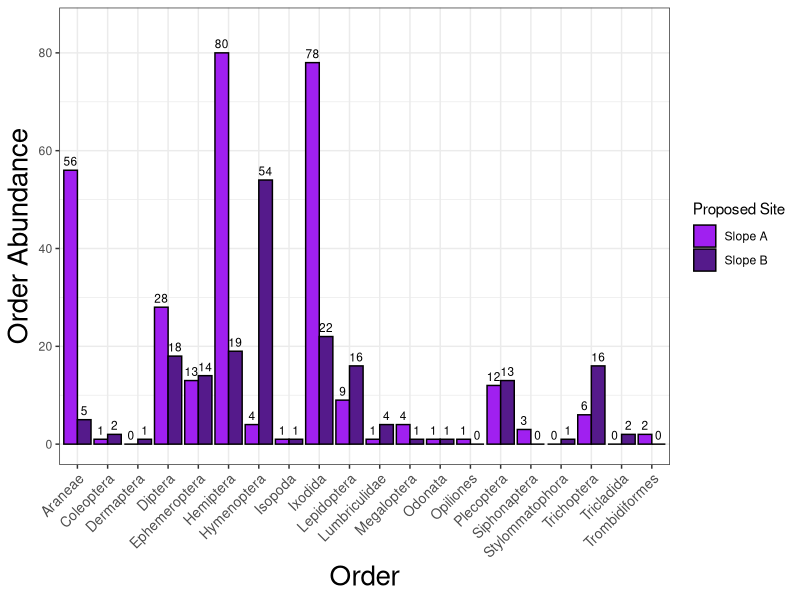

Write R code to recreate this figure. (Note: this script raises an error after producing the figure.)
# clear environment
rm(list=ls())

# import packages needed
library(ggplot2)
library(dplyr)
library(vegan)
library(tidyr)
library(tibble)
library(cowplot)
# ...

# import full data set
arran_data_full <- read.csv('./Data/arran_data_full.csv')
# check the data set
head(arran_data_full)

# check data types
str(arran_data_full)
arran_data_full$eventID <- as.factor(arran_data_full$eventID)
arran_data_full$site <- as.factor(arran_data_full$site)
arran_data_full$samplingProtocol <- as.factor(arran_data_full$samplingProtocol)
arran_data_full$vernacularName <- as.factor(arran_data_full$vernacularName)
arran_data_full$individualCount <- as.numeric(arran_data_full$individualCount)
# ... need to finish
str(arran_data_full)

# create subsets of the data

vert_data <- arran_data_full %>% slice(236:302)
# for total number of vertebrate species use vert_data
# but for counts or diversity yse vert_count_data
vert_count_data <- vert_data %>% slice(47:67)




# ANALYSIS OF INVERTEBRATE BIODIVERSITY 
# subset the data on invertebrates
invert_data <- arran_data_full %>% slice(1:235)

# remove any instances witch could not be identified to order
invert_data <- invert_data %>%
  filter(order != "")

# abundances of each invertebrate order
invert_abundances <- invert_data %>%
  group_by(site, order) %>%
  summarise(total_count = sum(individualCount), .groups = "drop")
# add zeros for orders not present on one slope but present on another
invert_abundances <- invert_abundances %>%
  complete(order, site, fill = list(total_count = 0))

# plot abundances of each invertebrate order
invert_order_abundance_plot1 <- ggplot(invert_abundances, aes(x = order, y = total_count, fill = site)) +
  geom_bar(stat = "identity", position = "dodge", colour = "black") +
  ylim(0,85) +
  geom_text(
    aes(label = total_count),
    position = position_dodge(width = 0.9), # Adjust text position to align with bars
    vjust = -0.5, # Position text slightly above the bars
    size = 3      # Adjust text size
  ) +
  labs(x = "Order", y = "Order Abundance") +
  scale_fill_manual(values = c("Slope A" = "purple", "Slope B" = "purple4"), name = "Proposed Site") +
  theme_bw() +
  theme(axis.text.x = element_text(angle = 45, vjust = 1, hjust=1, size = 10)) +
  theme(axis.title = element_text(size = 20))


# calculate alpha diversity (here number of unique orders) for each site
invert_alpha_div <- invert_data %>%
  group_by(site) %>% # Group by site
  summarise(no_orders = n_distinct(order), .groups = "drop") # Count unique species

# analysis of invertebrate data - sweep netting
# subset of dataset including only data collected on terrestrial invertebrates using sweep netting techniques
invert_sweep_data1 <- invert_data[(1:26),]
invert_sweep_data2 <- invert_data[(49:126),]
invert_sweep_data <- rbind(invert_sweep_data1, invert_sweep_data2)
# remove any instances witch could not be identified to order
invert_sweep_data <- invert_sweep_data %>%
  filter(order != "")
# abundances of each invertebrate order
invert_sweep_abundances <- invert_sweep_data %>%
  group_by(site, order) %>%
  summarise(total_count = sum(individualCount), .groups = "drop")
# add zeros for orders not present on one slope but present on another
invert_sweep_abundances <- invert_sweep_abundances %>%
  complete(order, site, fill = list(total_count = 0))
# plot this data
invert_sweep_abundances_plot <- ggplot(invert_sweep_abundances, aes(x = order, y = total_count, fill = site)) +
  geom_bar(stat = "identity", position = "dodge", colour = "black") +
  ylim(0, 85) +            # Set y-axis limits from 0 to 500
  geom_text(
    aes(label = total_count),
    position = position_dodge(width = 0.9), # Adjust text position to align with bars
    vjust = -0.5, # Position text slightly above the bars
    size = 3      # Adjust text size
  ) +
  labs(x = "Order", y = "Order Abundance", title = "Terrestrial Sweep Netting") +
  scale_fill_manual(values = c("Slope A" = "purple", "Slope B" = "purple4"), name = "Proposed Site") +
  theme_bw() +
  theme(axis.text.x = element_text(angle = 45, vjust = 1, hjust=1, size = 10)) +
  theme(axis.title = element_text(size = 15), plot.title= element_text(size = 15, face = "bold"))
# calculate alpha diversity ( number of unique orders) for each site
invert_sweep_div <- invert_sweep_data %>%
  group_by(site) %>% # Group by site
  summarise(no_orders = n_distinct(order), .groups = "drop") # Count unique species

# analysis of invertebrate data - moth traps
invert_moth_data <- invert_data[(27:48), ]
# remove any instances witch could not be identified to order
invert_moth_data <- invert_moth_data %>%
  filter(order != "")
# abundances of each invertebrate order
invert_moth_abundances <- invert_moth_data %>%
  group_by(site, order) %>%
  summarise(total_count = sum(individualCount), .groups = "drop")
# add zeros for orders not present on one slope but present on another
invert_moth_abundances <- invert_moth_abundances %>%
  complete(order, site, fill = list(total_count = 0))
# plot this data
invert_moth_abundances_plot <- ggplot(invert_moth_abundances, aes(x = order, y = total_count, fill = site)) +
  geom_bar(stat = "identity", position = "dodge", colour = "black") +
  ylim(0, 18) +
  geom_text(
    aes(label = total_count),
    position = position_dodge(width = 0.9), # Adjust text position to align with bars
    vjust = -0.5, # Position text slightly above the bars
    size = 3      # Adjust text size
  ) +
  labs(x = "Order", y = "Order Abundance", title = "Moth Trap Sampling") +
  scale_fill_manual(values = c("Slope A" = "purple", "Slope B" = "purple4"), name = "Proposed Site") +
  theme_bw() +
  theme(axis.text.x = element_text(angle = 45, vjust = 1, hjust=1, size = 10)) +
  theme(axis.title = element_text(size = 15), plot.title= element_text(size = 15, face = "bold"))
# calculate alpha diversity ( number of unique orders) for each site
invert_moth_div <- invert_moth_data %>%
  group_by(site) %>% # Group by site
  summarise(no_orders = n_distinct(order), .groups = "drop") # Count unique species

# analysis of invertebrate data - streams
invert_stream_data <- invert_data[(127:204), ]
# remove any instances witch could not be identified to order
invert_stream_data <- invert_stream_data %>%
  filter(order != "")
# abundances of each invertebrate order
invert_stream_abundances <- invert_stream_data %>%
  group_by(site, order) %>%
  summarise(total_count = sum(individualCount), .groups = "drop")
# add zeros for orders not present on one slope but present on another
invert_stream_abundances <- invert_stream_abundances %>%
  complete(order, site, fill = list(total_count = 0))
# plot this data
invert_stream_abundances_plot <- ggplot(invert_stream_abundances, aes(x = order, y = total_count, fill = site)) +
  geom_bar(stat = "identity", position = "dodge", colour = "black") +
  ylim(0, 17) +
  geom_text(
    aes(label = total_count),
    position = position_dodge(width = 0.9), # Adjust text position to align with bars
    vjust = -0.5, # Position text slightly above the bars
    size = 3      # Adjust text size
  ) +
  labs(x = "Order", y = "Order Abundance", title = "Stream Kick Sampling") +
  scale_fill_manual(values = c("Slope A" = "purple", "Slope B" = "purple4"), name = "Proposed Site") +
  theme_bw() +
  theme(axis.text.x = element_text(angle = 45, vjust = 1, hjust=1, size = 10)) +
  theme(axis.title = element_text(size = 15), plot.title= element_text(size = 15, face = "bold"))
# calculate alpha diversity ( number of unique orders) for each site
invert_stream_div <- invert_stream_data %>%
  group_by(site) %>% # Group by site
  summarise(no_orders = n_distinct(order), .groups = "drop") # Count unique species

# analysis of invertebrate data - bog
invert_bog_data <- invert_data[(205:223), ]
# remove any instances witch could not be identified to order
invert_bog_data <- invert_bog_data %>%
  filter(order != "")
# abundances of each invertebrate order
invert_bog_abundances <- invert_bog_data %>%
  group_by(site, order) %>%
  summarise(total_count = sum(individualCount), .groups = "drop")
# add zeros for orders not present on one slope but present on another
invert_bog_abundances <- invert_bog_abundances %>%
  complete(order, site, fill = list(total_count = 0))
# plot this data
invert_bog_abundances_plot <- ggplot(invert_bog_abundances, aes(x = order, y = total_count, fill = site)) +
  geom_bar(stat = "identity", position = "dodge", colour = "black") +
  ylim(0, 25) +
  geom_text(
    aes(label = total_count),
    position = position_dodge(width = 0.9), # Adjust text position to align with bars
    vjust = -0.5, # Position text slightly above the bars
    size = 3      # Adjust text size
  ) +
  labs(x = "Order", y = "Order Abundance", title = "Bog Sampling") +
  scale_fill_manual(values = c("Slope A" = "purple", "Slope B" = "purple4"), name = "Proposed Site") +
  theme_bw() +
  theme(axis.text.x = element_text(angle = 45, vjust = 1, hjust=1, size = 10)) +
  theme(axis.title = element_text(size = 15), plot.title= element_text(size = 15, face = "bold"))
# calculate alpha diversity ( number of unique orders) for each site
invert_bog_div <- invert_bog_data %>%
  group_by(site) %>% # Group by site
  summarise(no_orders = n_distinct(order), .groups = "drop") # Count unique species

# combine all invert habitat order abundances
# call relevant plots, in panel display
invert_order_abundance_plot2 <- plot_grid(invert_sweep_abundances_plot, invert_moth_abundances_plot, invert_stream_abundances_plot, invert_bog_abundances_plot, labels = "AUTO")

# combine all invert habitat order diversities
invert_sweep_div$sample <- c("Terrestrial Sweep Netting")
invert_moth_div$sample <- c("Moth Traps")
invert_stream_div$sample <- c("Stream Kick Sampling")
invert_bog_div_nrow <- data.frame(site = "Slope B", no_orders = 0)
invert_bog_div <- rbind(invert_bog_div, invert_bog_div_nrow)
invert_bog_div$sample <- c("Bog Sampling")
invert_alpha_div$sample <- c("Total Slope Sample")
invert_sample_div <- rbind(invert_sweep_div, invert_moth_div, invert_stream_div, invert_bog_div, invert_alpha_div)
# plot invert div data
invert_sample_div$sample <- factor(invert_sample_div$sample, levels = c("Terrestrial Sweep Netting", "Moth Traps", "Stream Kick Sampling", "Bog Sampling", "Total Slope Sample"))
invert_order_richness_plot <- ggplot(invert_sample_div, aes(x = sample, y = no_orders, fill = site)) +
  geom_bar(stat = "identity", position = "dodge", colour = "black") +
  ylim(0, 18) +
  geom_text(
    aes(label = no_orders),
    position = position_dodge(width = 0.9), # Adjust text position to align with bars
    vjust = -0.5, # Position text slightly above the bars
    size = 3      # Adjust text size
  ) +
  labs(x = "Sampling Method", y = "Order Richness") + 
  scale_fill_manual(values = c("Slope A" = "purple", "Slope B" = "purple4"), name = "Proposed Site") +
  theme_bw() +
  theme(axis.title = element_text(size = 15), axis.text.x = element_text(size = 10))




# ANALYSIS OF VERTEBRATE BIODIVERSITY
 
# remove camera trap data due to small sample size
vert_count_data <- vert_count_data %>%
  filter(samplingProtocol != "Camera traps")

# rearrange for total count for each species by slope
vert_abundances <- vert_count_data %>%
  group_by(site, vernacularName) %>%
  summarise(total_count = sum(individualCount), .groups = "drop")

# add zeros for orders not present on one slope but present on another
vert_abundances <- vert_abundances %>%
  mutate(vernacularName = as.character(vernacularName),
         site = as.character(site)
  ) %>%
  complete(vernacularName, site, fill = list(total_count = 0))

vert_abundances$vernacularName <- factor(vert_abundances$vernacularName, levels = c("Common pipistrelle", "Soprano pipistrelle", "Nathusius' pipistrelle", "Mouse-eared bats", "Brown long-eared bat"))
vert_abundances_plot <- ggplot(vert_abundances, aes(x = vernacularName, y = total_count, fill = site)) +
  geom_bar(stat = "identity", position = "dodge", colour = "black") +
  ylim(0,17600) +
  geom_text(
    aes(label = total_count),
    position = position_dodge(width = 0.9), # Adjust text position to align with bars
    vjust = -0.5, # Position text slightly above the bars
    size = 3      # Adjust text size
  ) +
  labs(x = "Bat Species*", y = "Species Call Occurrence") +
  scale_fill_manual(values = c("Slope A" = "purple", "Slope B" = "purple4"), name = "Proposed Site") +
  theme_bw() +
  theme(axis.title = element_text(size = 15), axis.text.x = element_text(size = 10))


# number of vertebrate species present on each slope, from all data
vert_alpha_div <- vert_data %>%
  group_by(site) %>% # Group by site
  summarise(no_species = n_distinct(vernacularName), .groups = "drop") # Count unique species

# transect vertebrate data
vert_transect_data <- vert_data[(1:46), ]
# no abundance data for this sampling technique, so cannot plot this
# calculate alpha diversity (number of unique orders) for each site
vert_transect_div <- vert_transect_data %>%
  group_by(site) %>% # Group by site
  summarise(no_species = n_distinct(vernacularName), .groups = "drop") # Count unique species

# audiomoth vertebrate data
vert_audiomoth_data <- vert_data[(47:65), ]
# abundances done above
# calculate alpha diversity (number of unique orders) for each site
vert_audiomoth_div <- vert_audiomoth_data %>%
  group_by(site) %>% # Group by site
  summarise(no_species = n_distinct(vernacularName), .groups = "drop") # Count unique species

# camera trap vertebrate data
vert_camera_data <- vert_data[(66:67), ]
# not doing abundances as only 2 species
# calculate alpha diversity (number of unique orders) for each site
vert_camera_div <- vert_camera_data %>%
  group_by(site) %>% # Group by site
  summarise(no_species = n_distinct(vernacularName), .groups = "drop") # Count unique species

# combine all invert habitat order diversities
vert_transect_div$sample <- c("Transect Walking")
vert_audiomoth_div$sample <- c("Audiomoths")
vert_camera_div$sample <- c("Camera Traps")
vert_alpha_div$sample <- c("Total Slope Sample")
vert_total_div <- vert_alpha_div
vert_sample_div <- rbind(vert_transect_div, vert_audiomoth_div, vert_camera_div, vert_total_div)

# plot vert div data
vert_sample_div$sample <- factor(vert_sample_div$sample, levels = c("Transect Walking", "Audiomoths", "Camera Traps", "Total Slope Sample"))
vert_richness_plot <- ggplot(vert_sample_div, aes(x = sample, y = no_species, fill = site)) +
  geom_bar(stat = "identity", position = "dodge", colour = "black") +
  ylim(0, 26) +
  geom_text(
    aes(label = no_species),
    position = position_dodge(width = 0.9), # Adjust text position to align with bars
    vjust = -0.5, # Position text slightly above the bars
    size = 3      # Adjust text size
  ) +
  labs(x = "Sampling Method", y = "Species Richness") + 
  scale_fill_manual(values = c("Slope A" = "purple", "Slope B" = "purple4"), name = "Proposed Site") +
  theme_bw() +
  theme(axis.title = element_text(size = 15), axis.text.x = element_text(size = 10))




# BETA DIVERSITY

# remove vertebrate presence data, as this cannot be used to calculate diversity
arran_data_full2 <- arran_data_full[-(236:281), ]

# calculate order abundances
arran_order_abundance <- arran_data_full2 %>%
  group_by(site, order) %>% # Group by site
  summarise(total_count = sum(individualCount), .groups = "drop") # sum abundance of each unique class
# remove empty rows of data - i.e. samples where nothing was found
arran_order_abundance <- arran_order_abundance %>%
  filter(total_count != 0)
arran_order_abundance <- arran_order_abundance[-1,]

# rearrange order abundance data set
arran_data_rearranged <- arran_order_abundance %>%
  tidyr::pivot_wider(names_from = order, values_from = total_count, values_fill = 0) %>%
  column_to_rownames(var = "site")

# Set the 'site' column as row names using tibble's function
rownames(arran_data_rearranged) <- arran_data_rearranged$site
#arran_data_rearranged <- arran_data_rearranged[, -1]  # Remove the 'site' column

# shannons
arran_shannons <- diversity(arran_data_rearranged[,1:11])
arran_shannons <- as.numeric(arran_shannons)

shannons_slopeA <- arran_shannons[2]
shannons_slopeB <- arran_shannons[1]

# simpsons
arran_simpsons <- diversity(arran_data_rearranged[,1:11], index = "simpson")
arran_simpsons <- as.numeric(arran_simpsons)

simpsons_slopeA <- arran_simpsons[2]
simpsons_slopeB <- arran_simpsons[1]

# combine indices into one dataframe
arran_diversity_indicies <- data.frame(diversity_index = character(0), Slope_A = numeric(0), Slope_B = numeric(0))
arran_shannons <- data.frame(diversity_index = "shannons", Slope_A = shannons_slopeA, Slope_B = shannons_slopeB)
arran_simpsons <- data.frame(diversity_index = "simpsons", Slope_A = simpsons_slopeA, Slope_B = simpsons_slopeB)
arran_diversity_indicies <- rbind(arran_diversity_indicies, arran_shannons, arran_simpsons)
# Slope A has higher diversity

arran_diversity_indicies$sample <- c("Total Slope Diversity")


# repeat for sweep netting only
invert_sweep_abundances

invert_sweep_data_rearranged <- invert_sweep_abundances %>%
  tidyr::pivot_wider(names_from = order, values_from = total_count, values_fill = 0) %>%
  column_to_rownames(var = "site")
# Set the 'site' column as row names using tibble's function
rownames(invert_sweep_data_rearranged) <- invert_sweep_data_rearranged$site
# shannons
invert_sweep_shannons <- diversity(invert_sweep_data_rearranged)
invert_sweep_shannons_slopeA <- invert_sweep_shannons[2]
invert_sweep_shannons_slopeB <- invert_sweep_shannons[1]
# simpsons
invert_sweep_simpsons <- diversity(invert_sweep_data_rearranged, index = "simpson")
invert_sweep_simpsons_slopeA <- invert_sweep_simpsons[2]
invert_sweep_simpsons_slopeB <- invert_sweep_simpsons[1]
# combine moth indices
invert_sweep_div_indices <- data.frame(diversity_index = character(0), Slope_A = numeric(0), Slope_B = numeric(0), sample = character(0))
invert_sweep_shannons <- data.frame(diversity_index = "shannons", Slope_A = invert_sweep_shannons_slopeA, Slope_B = invert_sweep_shannons_slopeB, sample = "Terrestrial Sweep Netting")
invert_sweep_simpsons <- data.frame(diversity_index = "simpsons", Slope_A = invert_sweep_simpsons_slopeA, Slope_B = invert_sweep_simpsons_slopeB, sample = "Terrestrial Sweep Netting")
invert_sweep_diversity_indices <- rbind(invert_sweep_div_indices, invert_sweep_shannons, invert_sweep_simpsons)


# repeat for moth trap only
invert_moth_abundances
# rearrange data set
invert_moth_data_rearranged <- invert_moth_abundances %>%
  tidyr::pivot_wider(names_from = order, values_from = total_count, values_fill = 0) %>%
  column_to_rownames(var = "site")
# Set the 'site' column as row names using tibble's function
rownames(invert_moth_data_rearranged) <- invert_moth_data_rearranged$site
# shannons
invert_moth_shannons <- diversity(invert_moth_data_rearranged)
invert_moth_shannons_slopeA <- invert_moth_shannons[2]
invert_moth_shannons_slopeB <- invert_moth_shannons[1]
# simpsons
invert_moth_simpsons <- diversity(invert_moth_data_rearranged, index = "simpson")
invert_moth_simpsons_slopeA <- invert_moth_simpsons[2]
invert_moth_simpsons_slopeB <- invert_moth_simpsons[1]
# combine moth indices
invert_moth_div_indices <- data.frame(diversity_index = character(0), Slope_A = numeric(0), Slope_B = numeric(0), sample = character(0))
invert_moth_shannons <- data.frame(diversity_index = "shannons", Slope_A = invert_moth_shannons_slopeA, Slope_B = invert_moth_shannons_slopeB, sample = "Moth Traps")
invert_moth_simpsons <- data.frame(diversity_index = "simpsons", Slope_A = invert_moth_simpsons_slopeA, Slope_B = invert_moth_simpsons_slopeB, sample = "Moth Traps")
invert_moth_diversity_indices <- rbind(invert_moth_div_indices, invert_moth_shannons, invert_moth_simpsons)

# repeat for streams only
invert_stream_abundances
# rearrange data set
invert_stream_data_rearranged <- invert_stream_abundances %>%
  tidyr::pivot_wider(names_from = order, values_from = total_count, values_fill = 0) %>%
  column_to_rownames(var = "site")
# Set the 'site' column as row names using tibble's function
rownames(invert_stream_data_rearranged) <- invert_stream_data_rearranged$site
# shannons
invert_stream_shannons <- diversity(invert_stream_data_rearranged)
invert_stream_shannons_slopeA <- invert_stream_shannons[2]
invert_stream_shannons_slopeB <- invert_stream_shannons[1]
# simpsons
invert_stream_simpsons <- diversity(invert_stream_data_rearranged, index = "simpson")
invert_stream_simpsons_slopeA <- invert_stream_simpsons[2]
invert_stream_simpsons_slopeB <- invert_stream_simpsons[1]
# combine stream indices
invert_stream_div_indices <- data.frame(diversity_index = character(0), Slope_A = numeric(0), Slope_B = numeric(0), sample = character(0))
invert_stream_shannons <- data.frame(diversity_index = "shannons", Slope_A = invert_stream_shannons_slopeA, Slope_B = invert_stream_shannons_slopeB, sample = "Stream Kick Sampling")
invert_stream_simpsons <- data.frame(diversity_index = "simpsons", Slope_A = invert_stream_simpsons_slopeA, Slope_B = invert_stream_simpsons_slopeB, sample = "Stream Kick Sampling")
invert_stream_diversity_indices <- rbind(invert_stream_div_indices, invert_stream_shannons, invert_stream_simpsons)

# repeat for bog only
invert_bog_abundances
# rearrange data set
invert_bog_data_rearranged <- invert_bog_abundances %>%
  tidyr::pivot_wider(names_from = order, values_from = total_count, values_fill = 0) %>%
  column_to_rownames(var = "site")
# Set the 'site' column as row names using tibble's function
rownames(invert_bog_data_rearranged) <- invert_bog_data_rearranged$site
# shannons
invert_bog_shannons <- diversity(invert_bog_data_rearranged)
invert_bog_shannons_slopeA <- invert_bog_shannons[2]
invert_bog_shannons_slopeB <- invert_bog_shannons[1]
# simpsons
invert_bog_simpsons <- diversity(invert_bog_data_rearranged, index = "simpson")
invert_bog_simpsons_slopeA <- invert_bog_simpsons[2]
invert_bog_simpsons_slopeB <- invert_bog_simpsons[1]
# combine bog indices
invert_bog_div_indices <- data.frame(diversity_index = character(0), Slope_A = numeric(0), Slope_B = numeric(0), sample = character(0))
invert_bog_shannons <- data.frame(diversity_index = "shannons", Slope_A = invert_stream_shannons_slopeA, Slope_B = invert_stream_shannons_slopeB, sample = "Bog Sampling")
invert_bog_simpsons <- data.frame(diversity_index = "simpsons", Slope_A = invert_stream_simpsons_slopeA, Slope_B = invert_stream_simpsons_slopeB, sample = "Bog Sampling")
invert_bog_diversity_indices <- rbind(invert_stream_div_indices, invert_stream_shannons, invert_stream_simpsons)

# repeat for bats only
# abundances of each invertebrate order
vert_audiomoth_abundances <- vert_abundances
# rearrange data set
vert_audiomoth_data_rearranged <- vert_audiomoth_abundances %>%
  tidyr::pivot_wider(names_from = vernacularName, values_from = total_count, values_fill = 0) %>%
  column_to_rownames(var = "site")
# Set the 'site' column as row names using tibble's function
rownames(vert_audiomoth_data_rearranged) <- vert_audiomoth_data_rearranged$site
# shannons
vert_audiomoth_shannons <- diversity(vert_audiomoth_data_rearranged)
vert_audiomoth_shannons_slopeA <- vert_audiomoth_shannons[2]
vert_audiomoth_shannons_slopeB <- vert_audiomoth_shannons[1]
# simpsons
vert_audiomoth_simpsons <- diversity(vert_audiomoth_data_rearranged, index = "simpson")
vert_audiomoth_simpsons_slopeA <- vert_audiomoth_simpsons[2]
vert_audiomoth_simpsons_slopeB <- vert_audiomoth_simpsons[1]
# combine audiomoth indices
vert_audiomoth_div_indices <- data.frame(diversity_index = character(0), Slope_A = numeric(0), Slope_B = numeric(0), sample = character(0))
vert_audiomoth_shannons <- data.frame(diversity_index = "shannons", Slope_A = vert_audiomoth_shannons_slopeA, Slope_B = vert_audiomoth_shannons_slopeB, sample = "Audiomoths")
vert_audiomoth_simpsons <- data.frame(diversity_index = "simpsons", Slope_A = vert_audiomoth_simpsons_slopeA, Slope_B = vert_audiomoth_simpsons_slopeB, sample = "Audiomoths")
vert_audiomoth_diversity_indices <- rbind(vert_audiomoth_div_indices, vert_audiomoth_shannons, vert_audiomoth_simpsons)
# combine all diversity measures
all_sample_div <- rbind(invert_sweep_diversity_indices, invert_moth_diversity_indices, invert_stream_diversity_indices, invert_bog_diversity_indices, vert_audiomoth_diversity_indices, arran_diversity_indicies)

# rearrange to long form to plot
all_diversity_long <- all_sample_div %>%
  pivot_longer(cols = starts_with("Slope"), names_to = "Slope", values_to = "Diversity") %>%
  rename(Index = diversity_index)

# plot diversity indices
total_diversity_plot <- ggplot(all_diversity_long, aes(x = Index, y = Diversity)) +
  geom_point(aes(colour = Slope), na.rm = T, size = 3, alpha = 0.8) +
  facet_wrap(~sample, ncol = 5, nrow = 1) +
  labs(x = "Diversity Index", y = "Order Diversity", colour = "Slope") +
  scale_x_discrete(labels = c("Shannon's", "Simpson's"))+
  scale_colour_manual(values = c("purple", "purple4"), labels = c("Slope A", "Slope B")) +
  theme_bw() +
  theme(axis.text.x = element_text(angle = 45, vjust = 1, hjust=1, size = 10)) +
  theme(axis.title = element_text(size = 15))


# SAVE ALL GRAPHS
invert_order_abundance_plot1 # order abundance on each slope
ggsave("./Figures/invert_order_abundance_plot1.png", width = 30, height = 20, units = "cm")

invert_order_abundance_plot2 # order abundance obtained from each sample technique on each slope
ggsave("./Figures/invert_order_abundance_plot2.png", width = 50, height = 30, units = "cm")

invert_order_richness_plot # order richness obtained from each sample technique on each slope
ggsave("./Figures/invert_order_richness_plot.png", width = 30, height = 20, units = "cm")

vert_abundances_plot # call occurrence (approximation of species abundance) of bat species on each slope
ggsave("./Figures/vert_abundances_plot.png", width = 30, height = 20, units = "cm")

vert_richness_plot # species richness obtained from each sample technique on each slope
ggsave("./Figures/vert_richness_plot.png", width = 30, height = 20, units = "cm")

total_diversity_plot # diversity indices obtained from each sample technique on each slope 
ggsave("./Figures/total_diversity_plot.png", width = 25, height = 10, units = "cm")
